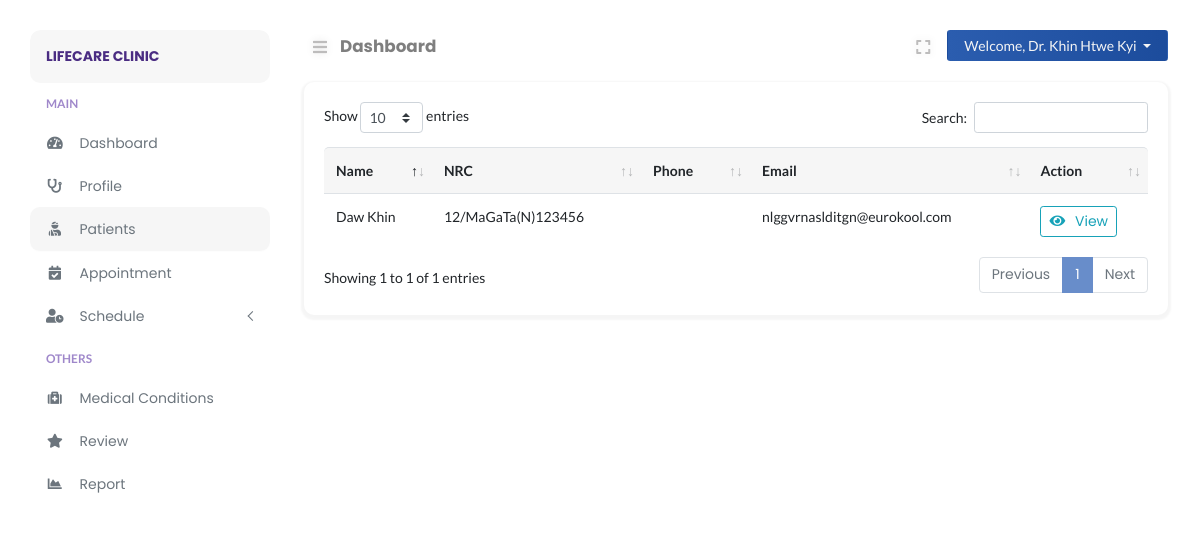
Screenshot of /doctor/patient-list.php (signed in) with the database file from the repository.
### tables this page shows
CREATE TABLE `doctors` (
  `doctor_id` int(11) NOT NULL,
  `doctor_avatar` varchar(255) DEFAULT NULL,
  `doctor_firstname` varchar(255) DEFAULT NULL,
  `doctor_lastname` varchar(255) DEFAULT NULL,
  `doctor_speciality` varchar(255) DEFAULT NULL,
  `doctor_experience` varchar(10) DEFAULT NULL,
  `doctor_desc` text DEFAULT NULL,
  `doctor_password` varchar(255) DEFAULT NULL,
  `doctor_token` varchar(255) DEFAULT NULL,
  `doctor_spoke` varchar(255) DEFAULT NULL,
  `doctor_gender` varchar(10) DEFAULT NULL,
  `doctor_dob` date DEFAULT NULL,
  `doctor_email` varchar(255) DEFAULT NULL,
  `doctor_contact` varchar(15) DEFAULT NULL,
  `consult_fee` int(11) DEFAULT NULL,
  `date_created` datetime DEFAULT NULL,
  `clinic_id` int(11) DEFAULT NULL
);

CREATE TABLE `patients` (
  `patient_id` int(11) NOT NULL,
  `patient_avatar` varchar(255) DEFAULT NULL,
  `patient_firstname` varchar(255) DEFAULT NULL,
  `patient_lastname` varchar(255) DEFAULT NULL,
  `patient_email` varchar(255) DEFAULT NULL,
  `patient_password` varchar(255) DEFAULT NULL,
  `patient_token` varchar(255) DEFAULT NULL,
  `patient_identity` varchar(255) DEFAULT NULL,
  `patient_nationality` varchar(255) DEFAULT NULL,
  `patient_gender` varchar(255) DEFAULT NULL,
  `patient_maritalstatus` varchar(255) DEFAULT NULL,
  `patient_dob` date DEFAULT NULL,
  `patient_age` varchar(11) DEFAULT NULL,
  `patient_contact` varchar(255) DEFAULT NULL,
  `patient_address` varchar(255) DEFAULT NULL,
  `patient_city` varchar(255) DEFAULT NULL,
  `patient_state` varchar(255) DEFAULT NULL,
  `patient_zipcode` varchar(255) DEFAULT NULL,
  `date_created` datetime DEFAULT NULL
);

### doctor/includes/path.inc.php (called while the page is built, shortened)
<?php
switch ($_SERVER["SCRIPT_NAME"]) {
    default:
        $CURRENT_PAGE = "Dashboard";
        break;
}

### doctor/includes/session.inc.php (called while the page is built, shortened)
<?php
$sess_email = $_SESSION["DoctorRoleEmail"];
$statement = $connection->prepare("SELECT * FROM doctors WHERE doctor_email = ?");
$statement->bind_param("s", $sess_email);
$statement->execute();
$doctor_result = $statement->get_result();
$doctor_row = $doctor_result->fetch_assoc();

### config/security.php (called while the page is built, shortened)
<?php
function encrypt_url($data)
{
    return urlencode(base64_encode($data));
}

### doctor/patient-list.php (the view, shortened to what this page needs)
<?php
require_once('../config/autoload.php');
include('./includes/path.inc.php');
include('./includes/session.inc.php');
?>
<!DOCTYPE html>
<html lang="en">
<head>
</head>
<body>
<div class="page-content" id="content">
    <?php include HEADER; ?>
    <div class="row">
        <div class="col-12">
            <div class="card">
                <div class="card-body">
                    <?php
                    function headerTable()
                    {
                        $header = array("Name", "NRC", "Phone", "Email", "Action");
                        $arrlen = count($header);
                        for ($i = 0; $i < $arrlen; $i++) {
                            echo "<th>" . $header[$i] . "</th>" . PHP_EOL;
                        }
                    }
                    ?>
                    <div class="data-tables">
                        <table id="datatable" class="table" style="width:100%">
                            <thead>
                            <tr>
                                <?php headerTable(); ?>
                            </tr>
                            </thead>
                            <tbody>
                            <?php
                            $que = "SELECT DISTINCT patients.patient_id, patients.patient_lastname, patients.patient_firstname, patients.patient_identity, patients.patient_contact, patients.patient_email FROM appointment, patients WHERE appointment.patient_id = patients.patient_id AND appointment.doctor_id = '" . $doctor_row['doctor_id'] . "' AND appointment.status = 1 ";
                            $tresult = $connection->query($que);
                            while ($trow = $tresult->fetch_assoc()) {
                                ?>
                                <tr>
                                <td><?= $trow["patient_firstname"] . ' ' . $trow["patient_lastname"]; ?></td>
                                <td><?= $trow["patient_identity"]; ?></td>
                                <td><?= $trow["patient_contact"]; ?></td>
                                <td><?= $trow["patient_email"]; ?></td>
                                <td>
                                    <a href="patient-view.php?id=<?= encrypt_url($trow["patient_id"]); ?>"
                                       class="btn btn-sm btn-outline-info"><i class="fa fa-eye"></i> View</a>
                                </td>
                                </tr>
                                <?php
                            }
                            ?>
                            </tbody>
                        </table>
                    </div>
                </div>
            </div>
        </div>
    </div>
</div>
</body>
</html>

### doctor/layouts/nav_header.php (shortened to what this page needs)
<nav class="navbar navbar-header mb-2">
    <ul class="nav mr-auto">
        <li class="nav-item">
            <button class="btn btn-sm btn-expand" id="sidebarCollapse"><i class="fa fa-bars"></i></button>
        </li>
        <li class="nav-item nav-title">
            <a href="<?php echo $_SERVER["REQUEST_URI"]; ?>"><?php echo $CURRENT_PAGE; ?></a>
        </li>
    </ul>
    <ul class="nav ml-auto">
        <li class="nav-item mr-2">
            <button class="btn btn-sm btn-expand" id="full-view"><i class="fa fa-expand"></i></button>
        </li>
        <li class="nav-item">
            <div class="btn-group">
                <button type="button" class="btn btn-sm dropdown-toggle btn-profile px-3" data-toggle="dropdown"
                        aria-haspopup="true"
                        aria-expanded="false">
                    Welcome, Dr. <?php echo $doctor_row["doctor_firstname"] . ' ' . $doctor_row["doctor_lastname"]; ?>
                </button>
            </div>
        </li>
    </ul>
</nav>

### assets/css/typography.css (style rules this page uses)
body { font-size: 14px; font-family: 'Lato', sans-serif; }
a, a:visited { text-decoration: none; transition: all 0.3s ease-in-out; -webkit-transition: all 0.3s ease-in-out; -moz-transition: all 0.3s ease-in-out; -o-transition: all 0.3s ease-in-out; outline: 0; font-family: 'Poppins', 'Helvetica', sans-serif; }
ul, ol { margin-bottom: 0px; margin-top: 0px; padding: 0; }
ul { margin: 0; list-style-type: none; }
button { cursor: pointer; outline: none !important; letter-spacing: 0; }

### assets/css/default.css (style rules this page uses)
.card-body button i, .card-body a i { margin-right: 6px; }
.navbar-header { padding: 0 !important; }
.nav-title { padding-top: 4px; margin-left: 4px; }
.nav-title a { font-weight: bold; font-size: 1.05rem; color: rgba(0, 0, 0, .5); }
.btn-profile { background: linear-gradient(to right, #2b5daf 0%, #1c4c9c 100%); color: #f5f5f5; }
button.btn-expand { font-size: 16px !important; color: #bdbcbc; vertical-align: middle; text-shadow: 0 0 8px rgba(0, 0, 0, 0.12); -webkit-transition: color 0.3s ease 0s; transition: color 0.3s ease 0s; }
button#full-view { display: inline-block; }
body { overflow-x: hidden; background: #fff; }
.page-content { width: calc(100% - 15rem); margin-left: 16rem; transition: all 0.4s; padding: 1.9rem 3rem; }
:root { --primary-color: #3171e0; }
.card { margin: 10px 0; border-radius: 10px !important; border: 0; margin-bottom: 1.5rem; box-shadow: 0 2px 2px 3px rgba(0, 0, 0, .04); transition: all .2s ease-in-out; }
.table thead tr th, tfoot tr { background: #f6f6f6 !important; border-bottom: 0 !important; }
.table thead th:first-child { border-top-left-radius: 5px; }
.table thead th:last-child { border-top-right-radius: 5px; }
.table tbody tr { transition: all .2s; }

### assets/css/clinic/login.css (style rules this page uses)
html { min-height: 100%; position: relative; }

### rows the page displays
doctors: doctor_firstname "Khin", doctor_lastname "Htwe Kyi"
patients: patient_firstname "Daw", patient_lastname "Khin", patient_identity "12/MaGaTa(N)123456", patient_email "nlggvrnaslditgn@eurokool.com"

### other values shown
$BRAND_NAME "LIFECARE CLINIC"
$CURRENT_PAGE "Dashboard"
$header[$i] "Name"
$header[$i] "NRC"
$header[$i] "Phone"
$header[$i] "Email"
$header[$i] "Action"
